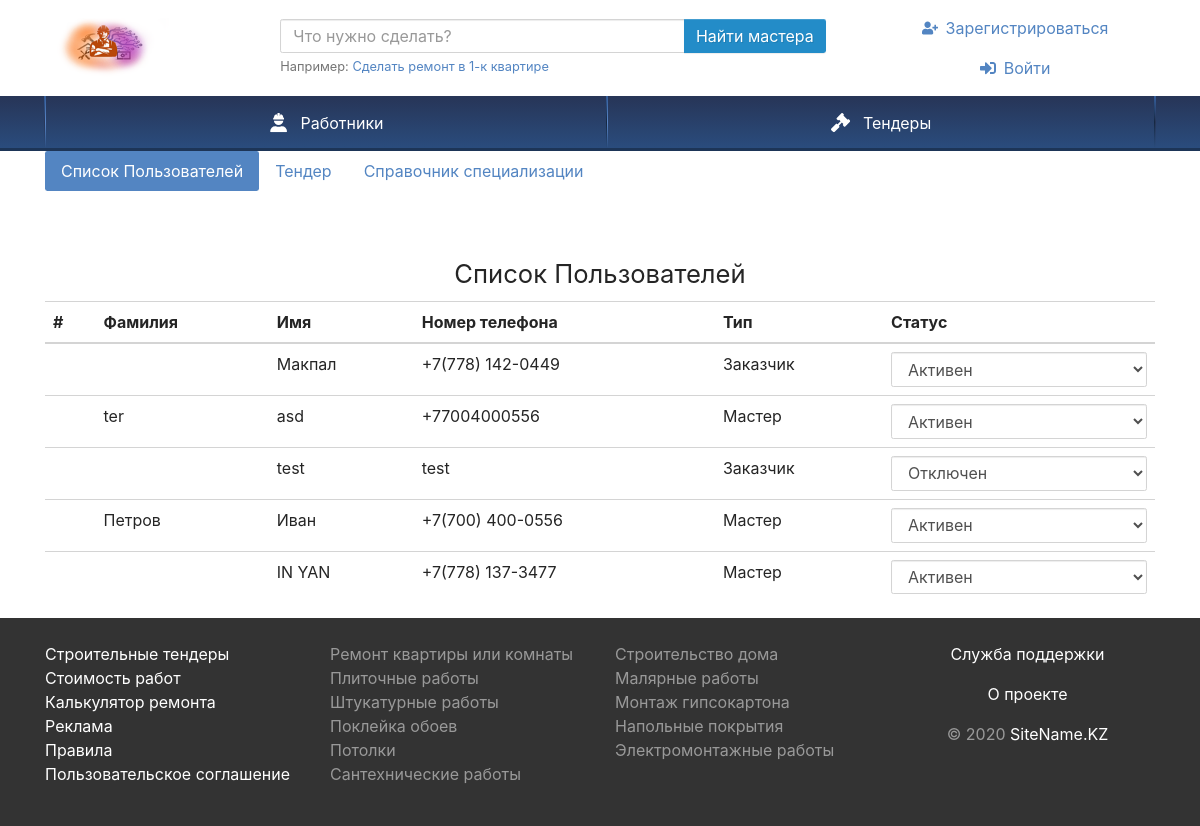
The app's page /admin.php, older data.
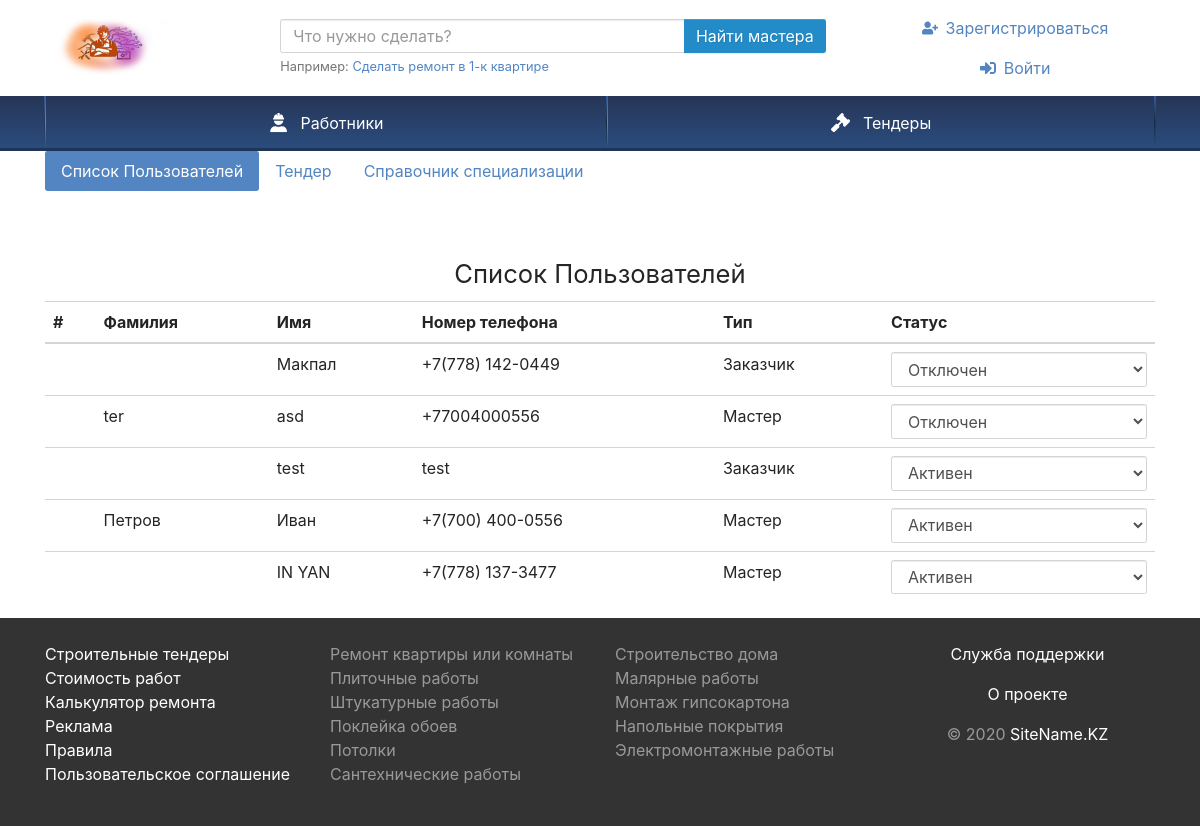
The same page, newer data.
### tables this page shows
CREATE TABLE `users` (
  `ID` int(11) NOT NULL,
  `NAME` varchar(255) NOT NULL,
  `LASTNAME` varchar(255) NOT NULL,
  `PHONE` varchar(255) NOT NULL,
  `TYPE` int(11) NOT NULL,
  `PASSWORD` varchar(255) NOT NULL,
  `STATUS` int(11) NOT NULL,
  `LOCATION` int(11) NOT NULL,
  `ABOUT` mediumtext NOT NULL,
  `AVATAR` varchar(100) NOT NULL,
  `POST_DATE` date DEFAULT NULL
);

### admin.php (the view, shortened to what this page needs)
<?php require_once 'Theme/blocks/header.php';
require 'conn.php';
$query = "SELECT * FROM `users`";
$result = mysqli_query($link, $query) or die("Ошибка " . mysqli_error($link));
$rows = mysqli_fetch_all($result, MYSQLI_ASSOC);
?>
<div class="container ">
<ul class="nav nav-pills mb-3" id="pills-tab" role="tablist">
  <li class="nav-item" role="presentation">
    <a class="nav-link active" id="pills-home-tab" data-toggle="pill" href="#pills-home" role="tab" aria-controls="pills-home" aria-selected="true">Список Пользователей</a>
  </li>
  <li class="nav-item" role="presentation">
    <a class="nav-link" id="pills-profile-tab" data-toggle="pill" href="#pills-profile" role="tab" aria-controls="pills-profile" aria-selected="false">Тендер</a>
  </li>
  <li class="nav-item" role="presentation">
    <a class="nav-link" id="pills-contact-tab" data-toggle="pill" href="#pills-contact" role="tab" aria-controls="pills-contact" aria-selected="false">Справочник специализации</a>
  </li>
</ul>
        <div class="tab-content" id="pills-tabContent">
            <div class="tab-pane fade show active" id="pills-home" role="tabpanel" aria-labelledby="pills-home-tab">
            <div class="row pt-5">
    <div class="col-12 ">
    <h1 style="text-align:center">Список Пользователей </h1>
    <table class="table">
  <thead>
    <tr>
      <th scope="col">#</th>
      <th scope="col">Фамилия</th>
      <th scope="col">Имя</th>
      <th scope="col">Номер телефона</th>
      <th scope="col">Тип</th>
      <th scope="col">Статус</th>
    </tr>
  </thead>
  <tbody>
  <?php foreach($rows as $row) { ?>
    <tr>
      <th scope="row"><input type="hidden" id="uss" value="<?php echo $row['ID']; ?>" /></th>
      <td><?php echo $row['LASTNAME']; ?></td>
      <td><?php echo $row['NAME']; ?></td>
      <td><?php echo $row['PHONE']; ?></td>
      <td ><?php if($row['TYPE'] == 1) { $txt = 'Заказчик';} else { $txt = 'Мастер';} echo $txt; ?></td>
      <td>
      <select data-id="<?php echo $row['ID']; ?>" id="user_state" class="form-control edit_data">
        <option  value="<?php echo $row['STATUS']; ?>"><?php if($row['STATUS'] == 1) {$text = 'Активен'; $tst = 'Отключен';} else {$text = 'Отключен'; $tst = 'Активен';} echo $text; ?></option>
      </td>
    </tr>
  <?php } ?>
       </tbody>
     </table>
     </div>
  </div>
  </div>
</div>
</div>
<?php require_once 'Theme/blocks/footer.php'; ?>

Row changes from the older to the newer data that the page shows:
changed users "Макпал": STATUS+ID "Активен" → "Отключен"
changed users "ter": STATUS+ID "Активен" → "Отключен"
changed users "test": STATUS+ID "Отключен" → "Активен"
